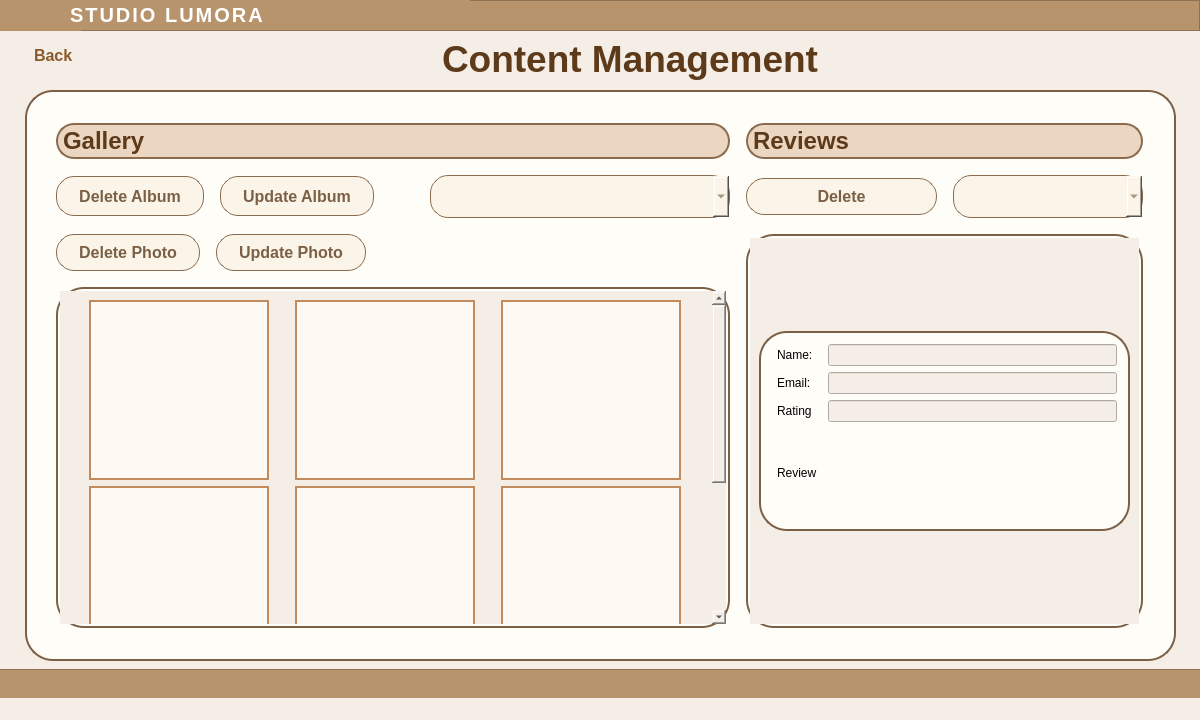
<?xml version="1.0" encoding="UTF-8"?>
<ui version="4.0">
 <class>MainWindow</class>
 <widget class="QMainWindow" name="MainWindow">
  <property name="geometry">
   <rect>
    <x>0</x>
    <y>0</y>
    <width>1200</width>
    <height>720</height>
   </rect>
  </property>
  <property name="minimumSize">
   <size>
    <width>1200</width>
    <height>720</height>
   </size>
  </property>
  <property name="maximumSize">
   <size>
    <width>1200</width>
    <height>720</height>
   </size>
  </property>
  <property name="font">
   <font>
    <family>Times New Roman</family>
   </font>
  </property>
  <property name="windowTitle">
   <string>MainWindow</string>
  </property>
  <property name="styleSheet">
   <string notr="true">background-color: rgb(245, 238, 230);</string>
  </property>
  <widget class="QWidget" name="centralwidget">
   <widget class="QFrame" name="btnNotification">
    <property name="geometry">
     <rect>
      <x>0</x>
      <y>0</y>
      <width>1200</width>
      <height>31</height>
     </rect>
    </property>
    <property name="styleSheet">
     <string notr="true">background-color: #B8946D;</string>
    </property>
    <property name="frameShape">
     <enum>QFrame::Shape::StyledPanel</enum>
    </property>
    <property name="frameShadow">
     <enum>QFrame::Shadow::Raised</enum>
    </property>
    <widget class="QLabel" name="label_43">
     <property name="geometry">
      <rect>
       <x>-10</x>
       <y>0</y>
       <width>91</width>
       <height>61</height>
      </rect>
     </property>
     <property name="maximumSize">
      <size>
       <width>16777204</width>
       <height>16777215</height>
      </size>
     </property>
     <property name="text">
      <string/>
     </property>
     <property name="pixmap">
      <pixmap>Cắt ảnh viền tròn_files/ccd8405c-de33-4f9c-ba64-c2e37872849a.png</pixmap>
     </property>
     <property name="scaledContents">
      <bool>true</bool>
     </property>
    </widget>
    <widget class="QLabel" name="label_44">
     <property name="geometry">
      <rect>
       <x>70</x>
       <y>0</y>
       <width>400</width>
       <height>30</height>
      </rect>
     </property>
     <property name="styleSheet">
      <string notr="true">color: white;
font-size: 20px;
font-weight: bold;
letter-spacing: 2px;</string>
     </property>
     <property name="text">
      <string>STUDIO LUMORA</string>
     </property>
    </widget>
   </widget>
   <widget class="QFrame" name="frame">
    <property name="geometry">
     <rect>
      <x>-1</x>
      <y>669</y>
      <width>1291</width>
      <height>51</height>
     </rect>
    </property>
    <property name="styleSheet">
     <string notr="true">background-color: #B8946D;</string>
    </property>
    <property name="frameShape">
     <enum>QFrame::Shape::StyledPanel</enum>
    </property>
    <property name="frameShadow">
     <enum>QFrame::Shadow::Raised</enum>
    </property>
   </widget>
   <widget class="QLabel" name="label">
    <property name="geometry">
     <rect>
      <x>380</x>
      <y>34</y>
      <width>500</width>
      <height>52</height>
     </rect>
    </property>
    <property name="styleSheet">
     <string notr="true">background: transparent;
border: none;
color: rgb(93, 58, 26);</string>
    </property>
    <property name="text">
     <string>&lt;html&gt;&lt;head/&gt;&lt;body&gt;&lt;p&gt;&lt;span style=&quot; font-size:28pt; font-weight:700;&quot;&gt;Content Management&lt;/span&gt;&lt;/p&gt;&lt;/body&gt;&lt;/html&gt;</string>
    </property>
    <property name="alignment">
     <set>Qt::AlignCenter</set>
    </property>
   </widget>
   <widget class="QPushButton" name="pushButtonBack">
    <property name="geometry">
     <rect>
      <x>28</x>
      <y>38</y>
      <width>90</width>
      <height>34</height>
     </rect>
    </property>
    <property name="styleSheet">
     <string notr="true">QPushButton {
    background: transparent;
    border: none;
    color: #8B5A2B;
    font-family: &quot;Times New Roman&quot;;
    font-size: 16px;
    font-weight: 700;
    padding: 0px 6px;
    text-align: left;
}
QPushButton:hover {
    background: transparent;
    color: #6B3F1D;
    text-decoration: underline;
}
QPushButton:pressed {
    background: transparent;
    color: #5A3418;
}</string>
    </property>
    <property name="text">
     <string>Back</string>
    </property>
    <property name="icon">
     <iconset>
      <normaloff>../../../guest_ui/contact/images/left_arrow.png</normaloff>../../../guest_ui/contact/images/left_arrow.png</iconset>
    </property>
    <property name="iconSize">
     <size>
      <width>30</width>
      <height>30</height>
     </size>
    </property>
   </widget>
   <widget class="QFrame" name="frame_6">
    <property name="geometry">
     <rect>
      <x>25</x>
      <y>90</y>
      <width>1151</width>
      <height>571</height>
     </rect>
    </property>
    <property name="styleSheet">
     <string notr="true">QFrame {
    background-color: #fffdf8;
    border: 2px solid #7b6046;
    border-radius: 28px;
 padding: 2px;
}


</string>
    </property>
    <property name="frameShape">
     <enum>QFrame::Shape::NoFrame</enum>
    </property>
    <property name="frameShadow">
     <enum>QFrame::Shadow::Raised</enum>
    </property>
    <layout class="QVBoxLayout" name="verticalLayout_4">
     <item>
      <layout class="QHBoxLayout" name="horizontalLayout_5">
       <property name="spacing">
        <number>16</number>
       </property>
       <property name="leftMargin">
        <number>18</number>
       </property>
       <property name="topMargin">
        <number>20</number>
       </property>
       <property name="rightMargin">
        <number>20</number>
       </property>
       <property name="bottomMargin">
        <number>20</number>
       </property>
       <item>
        <layout class="QVBoxLayout" name="verticalLayout_2">
         <item>
          <widget class="QLabel" name="label_2">
           <property name="styleSheet">
            <string notr="true">color: rgb(93, 58, 26);
border: transparent;
background-color: #ebd6c1;
      border-radius: 18px;
    border: 2px solid #8b6b4f;
</string>
           </property>
           <property name="text">
            <string>&lt;html&gt;&lt;head/&gt;&lt;body&gt;&lt;p&gt;&lt;span style=&quot; font-size:18pt; font-weight:700;&quot;&gt;Gallery&lt;/span&gt;&lt;/p&gt;&lt;/body&gt;&lt;/html&gt;</string>
           </property>
          </widget>
         </item>
         <item>
          <layout class="QVBoxLayout" name="verticalLayout_6">
           <item>
            <layout class="QHBoxLayout" name="horizontalLayout_3">
             <item>
              <widget class="QPushButton" name="pushButtonDeleteAlb">
               <property name="maximumSize">
                <size>
                 <width>170</width>
                 <height>40</height>
                </size>
               </property>
               <property name="styleSheet">
                <string notr="true">QPushButton {
    background-color: #fbf5e9;
 font-family: &quot;Playfair Display&quot;;
    color:  #7b6046;
    font-size: 16px;
    font-weight: 600;
    padding: 8px 22px;
    border-radius: 18px;
    border: 1px solid #8b6b4f;

}

QPushButton:hover{
background:#ebd6c1;
}

QPushButton:pressed{
background:#d9bfa4;
}

QPushButton:hover {
    background-color: #ebd6c1
;
}
</string>
               </property>
               <property name="text">
                <string>Delete Album</string>
               </property>
               <property name="icon">
                <iconset>
                 <normaloff>../images/bin.png</normaloff>../images/bin.png</iconset>
               </property>
               <property name="iconSize">
                <size>
                 <width>28</width>
                 <height>28</height>
                </size>
               </property>
              </widget>
             </item>
             <item>
              <widget class="QPushButton" name="pushButtonSaveAlb">
               <property name="maximumSize">
                <size>
                 <width>16777215</width>
                 <height>40</height>
                </size>
               </property>
               <property name="styleSheet">
                <string notr="true">QPushButton {
    background-color: #fbf5e9;
 font-family: &quot;Playfair Display&quot;;
    color:  #7b6046;
    font-size: 16px;
    font-weight: 600;
    padding: 8px 22px;
    border-radius: 18px;
    border: 1px solid #8b6b4f;

}

QPushButton:hover{
background:#ebd6c1;
}

QPushButton:pressed{
background:#d9bfa4;
}

QPushButton:hover {
    background-color: #ebd6c1
;
}
</string>
               </property>
               <property name="text">
                <string>Update Album</string>
               </property>
              </widget>
             </item>
             <item>
              <spacer name="horizontalSpacer_2">
               <property name="orientation">
                <enum>Qt::Orientation::Horizontal</enum>
               </property>
               <property name="sizeHint" stdset="0">
                <size>
                 <width>40</width>
                 <height>20</height>
                </size>
               </property>
              </spacer>
             </item>
             <item>
              <widget class="QComboBox" name="comboBoxAlb">
               <property name="minimumSize">
                <size>
                 <width>300</width>
                 <height>0</height>
                </size>
               </property>
               <property name="maximumSize">
                <size>
                 <width>300</width>
                 <height>16777215</height>
                </size>
               </property>
               <property name="font">
                <font>
                 <family>Playfair Display</family>
                 <pointsize>-1</pointsize>
                </font>
               </property>
               <property name="styleSheet">
                <string notr="true">QComboBox{
    background-color: #fbf5e9;
 font-family: &quot;Playfair Display&quot;;
    color:  #7b6046;
    font-size: 16px;
    font-weight: 600;
    padding: 8px 22px;
    border-radius: 18px;
    border: 1px solid #8b6b4f;

}</string>
               </property>
              </widget>
             </item>
            </layout>
           </item>
           <item>
            <layout class="QHBoxLayout" name="horizontalLayout_4">
             <item>
              <widget class="QPushButton" name="pushButtonDeletePhoto">
               <property name="maximumSize">
                <size>
                 <width>170</width>
                 <height>40</height>
                </size>
               </property>
               <property name="styleSheet">
                <string notr="true">QPushButton {
    background-color: #fbf5e9;
 font-family: &quot;Playfair Display&quot;;
    color:  #7b6046;
    font-size: 16px;
    font-weight: 600;
    padding: 8px 22px;
    border-radius: 18px;
    border: 1px solid #8b6b4f;

}

QPushButton:hover{
background:#ebd6c1;
}

QPushButton:pressed{
background:#d9bfa4;
}

QPushButton:hover {
    background-color: #ebd6c1
;
}
</string>
               </property>
               <property name="text">
                <string>Delete Photo</string>
               </property>
               <property name="icon">
                <iconset>
                 <normaloff>../images/bin.png</normaloff>../images/bin.png</iconset>
               </property>
               <property name="iconSize">
                <size>
                 <width>28</width>
                 <height>28</height>
                </size>
               </property>
              </widget>
             </item>
             <item>
              <widget class="QPushButton" name="pushButtonSavePhoto">
               <property name="styleSheet">
                <string notr="true">QPushButton {
    background-color: #fbf5e9;
 font-family: &quot;Playfair Display&quot;;
    color:  #7b6046;
    font-size: 16px;
    font-weight: 600;
    padding: 8px 22px;
    border-radius: 18px;
    border: 1px solid #8b6b4f;

}

QPushButton:hover{
background:#ebd6c1;
}

QPushButton:pressed{
background:#d9bfa4;
}

QPushButton:hover {
    background-color: #ebd6c1
;
}
</string>
               </property>
               <property name="text">
                <string>Update Photo</string>
               </property>
              </widget>
             </item>
             <item>
              <spacer name="horizontalSpacer">
               <property name="orientation">
                <enum>Qt::Orientation::Horizontal</enum>
               </property>
               <property name="sizeHint" stdset="0">
                <size>
                 <width>40</width>
                 <height>20</height>
                </size>
               </property>
              </spacer>
             </item>
            </layout>
           </item>
          </layout>
         </item>
         <item>
          <widget class="QScrollArea" name="scrollArea">
           <property name="maximumSize">
            <size>
             <width>16777215</width>
             <height>500</height>
            </size>
           </property>
           <property name="widgetResizable">
            <bool>true</bool>
           </property>
           <widget class="QWidget" name="scrollAreaWidgetContents">
            <property name="geometry">
             <rect>
              <x>0</x>
              <y>-247</y>
              <width>665</width>
              <height>582</height>
             </rect>
            </property>
            <layout class="QVBoxLayout" name="verticalLayout">
             <item>
              <layout class="QGridLayout" name="gridGallery">
               <item row="0" column="1">
                <widget class="QLabel" name="label_photo2">
                 <property name="minimumSize">
                  <size>
                   <width>180</width>
                   <height>180</height>
                  </size>
                 </property>
                 <property name="maximumSize">
                  <size>
                   <width>180</width>
                   <height>180</height>
                  </size>
                 </property>
                 <property name="styleSheet">
                  <string notr="true">#label_photo2 {
    border-radius: 0px;
    border: 2px solid #C28B5D;   /* nâu caramen */
    background-color: #FFF9F3;   /* nền nhẹ */
}</string>
                 </property>
                 <property name="text">
                  <string/>
                 </property>
                </widget>
               </item>
               <item row="0" column="2">
                <widget class="QLabel" name="label_photo3">
                 <property name="minimumSize">
                  <size>
                   <width>180</width>
                   <height>180</height>
                  </size>
                 </property>
                 <property name="maximumSize">
                  <size>
                   <width>180</width>
                   <height>180</height>
                  </size>
                 </property>
                 <property name="styleSheet">
                  <string notr="true">#label_photo3 {
    border-radius: 0px;
    border: 2px solid #C28B5D;   /* nâu caramen */
    background-color: #FFF9F3;   /* nền nhẹ */
}</string>
                 </property>
                 <property name="text">
                  <string/>
                 </property>
                </widget>
               </item>
               <item row="0" column="0">
                <widget class="QLabel" name="label_photo1">
                 <property name="minimumSize">
                  <size>
                   <width>180</width>
                   <height>180</height>
                  </size>
                 </property>
                 <property name="maximumSize">
                  <size>
                   <width>180</width>
                   <height>180</height>
                  </size>
                 </property>
                 <property name="styleSheet">
                  <string notr="true">#label_photo1 {
    border-radius: 0px;
    border: 2px solid #C28B5D;   /* nâu caramen */
    background-color: #FFF9F3;   /* nền nhẹ */
}</string>
                 </property>
                 <property name="text">
                  <string/>
                 </property>
                </widget>
               </item>
               <item row="1" column="2">
                <widget class="QLabel" name="label_photo6">
                 <property name="minimumSize">
                  <size>
                   <width>180</width>
                   <height>180</height>
                  </size>
                 </property>
                 <property name="maximumSize">
                  <size>
                   <width>180</width>
                   <height>180</height>
                  </size>
                 </property>
                 <property name="styleSheet">
                  <string notr="true">#label_photo6 {
    border-radius: 0px;
    border: 2px solid #C28B5D;   /* nâu caramen */
    background-color: #FFF9F3;   /* nền nhẹ */
}</string>
                 </property>
                 <property name="text">
                  <string/>
                 </property>
                </widget>
               </item>
               <item row="1" column="1">
                <widget class="QLabel" name="label_photo5">
                 <property name="minimumSize">
                  <size>
                   <width>180</width>
                   <height>180</height>
                  </size>
                 </property>
                 <property name="maximumSize">
                  <size>
                   <width>180</width>
                   <height>180</height>
                  </size>
                 </property>
                 <property name="styleSheet">
                  <string notr="true">#label_photo5 {
    border-radius: 0px;
    border: 2px solid #C28B5D;   /* nâu caramen */
    background-color: #FFF9F3;   /* nền nhẹ */
}</string>
                 </property>
                 <property name="text">
                  <string/>
                 </property>
                </widget>
               </item>
               <item row="1" column="0">
                <widget class="QLabel" name="label_photo4">
                 <property name="minimumSize">
                  <size>
                   <width>180</width>
                   <height>180</height>
                  </size>
                 </property>
                 <property name="maximumSize">
                  <size>
                   <width>180</width>
                   <height>180</height>
                  </size>
                 </property>
                 <property name="styleSheet">
                  <string notr="true">#label_photo4 {
    border-radius: 0px;
    border: 2px solid #C28B5D;   /* nâu caramen */
    background-color: #FFF9F3;   /* nền nhẹ */
}</string>
                 </property>
                 <property name="text">
                  <string/>
                 </property>
                </widget>
               </item>
               <item row="2" column="0">
                <widget class="QLabel" name="label_add_photo">
                 <property name="minimumSize">
                  <size>
                   <width>180</width>
                   <height>180</height>
                  </size>
                 </property>
                 <property name="maximumSize">
                  <size>
                   <width>180</width>
                   <height>180</height>
                  </size>
                 </property>
                 <property name="styleSheet">
                  <string notr="true">#label_add_photo {
    border-radius: 0px;
    border: 2px solid #C28B5D;   /* nâu caramen */
    background-color: #FFF9F3;   /* nền nhẹ */
}</string>
                 </property>
                 <property name="text">
                  <string/>
                 </property>
                 <property name="pixmap">
                  <pixmap>../images/add.png</pixmap>
                 </property>
                 <property name="scaledContents">
                  <bool>true</bool>
                 </property>
                </widget>
               </item>
              </layout>
             </item>
            </layout>
           </widget>
          </widget>
         </item>
        </layout>
       </item>
       <item>
        <layout class="QVBoxLayout" name="verticalLayoutReviews">
         <item>
          <widget class="QLabel" name="label_3">
           <property name="styleSheet">
            <string notr="true">color: rgb(93, 58, 26);
border: transparent;
background-color: #ebd6c1;
      border-radius: 18px;
    border: 2px solid #8b6b4f;
</string>
           </property>
           <property name="text">
            <string>&lt;html&gt;&lt;head/&gt;&lt;body&gt;&lt;p&gt;&lt;span style=&quot; font-size:18pt; font-weight:700;&quot;&gt;Reviews&lt;/span&gt;&lt;/p&gt;&lt;/body&gt;&lt;/html&gt;</string>
           </property>
          </widget>
         </item>
         <item>
          <layout class="QHBoxLayout" name="horizontalLayout_2">
           <item>
            <widget class="QPushButton" name="pushButtonDeleteReview">
             <property name="styleSheet">
              <string notr="true">QPushButton {
    background-color: #fbf5e9;
 font-family: &quot;Playfair Display&quot;;
    color:  #7b6046;
    font-size: 16px;
    font-weight: 600;
    padding: 8px 22px;
    border-radius: 18px;
    border: 1px solid #8b6b4f;

}

QPushButton:hover {
    background-color: #ebd6c1
;
}
</string>
             </property>
             <property name="text">
              <string>Delete</string>
             </property>
            </widget>
           </item>
           <item>
            <widget class="QComboBox" name="comboBoxRating">
             <property name="font">
              <font>
               <family>Playfair Display</family>
               <pointsize>-1</pointsize>
              </font>
             </property>
             <property name="styleSheet">
              <string notr="true">QComboBox{
    background-color: #fbf5e9;
 font-family: &quot;Playfair Display&quot;;
    color:  #7b6046;
    font-size: 16px;
    font-weight: 600;
    padding: 8px 22px;
    border-radius: 18px;
    border: 1px solid #8b6b4f;

}</string>
             </property>
            </widget>
           </item>
          </layout>
         </item>
         <item>
          <widget class="QScrollArea" name="scrollArea_3">
           <property name="widgetResizable">
            <bool>true</bool>
           </property>
           <widget class="QWidget" name="scrollAreaWidgetContents_5">
            <property name="geometry">
             <rect>
              <x>0</x>
              <y>0</y>
              <width>376</width>
              <height>371</height>
             </rect>
            </property>
            <layout class="QVBoxLayout" name="verticalLayout_5">
             <item>
              <widget class="QFrame" name="frameFeedback_4">
               <property name="maximumSize">
                <size>
                 <width>900</width>
                 <height>200</height>
                </size>
               </property>
               <property name="styleSheet">
                <string notr="true">QFrame {
    background-color: #fffdf8;
    border: 2px solid #7b6046;
    border-radius: 28px;
 padding: 2px;
}
</string>
               </property>
               <property name="frameShape">
                <enum>QFrame::Shape::StyledPanel</enum>
               </property>
               <property name="frameShadow">
                <enum>QFrame::Shadow::Raised</enum>
               </property>
               <layout class="QVBoxLayout" name="verticalLayout_3">
                <item>
                 <layout class="QGridLayout" name="gridLayout_6">
                  <item row="0" column="0">
                   <widget class="QLabel" name="nameLabel_7">
                    <property name="styleSheet">
                     <string notr="true"> background: transparent;
    border: none;</string>
                    </property>
                    <property name="text">
                     <string>Name:</string>
                    </property>
                   </widget>
                  </item>
                  <item row="0" column="1">
                   <widget class="QLineEdit" name="nameLineEdit_7"/>
                  </item>
                  <item row="1" column="0">
                   <widget class="QLabel" name="emailLabel_7">
                    <property name="styleSheet">
                     <string notr="true"> background: transparent;
    border: none;</string>
                    </property>
                    <property name="text">
                     <string>Email:</string>
                    </property>
                   </widget>
                  </item>
                  <item row="1" column="1">
                   <widget class="QLineEdit" name="emailLineEdit_7"/>
                  </item>
                  <item row="2" column="0">
                   <widget class="QLabel" name="feedbackLabel_9">
                    <property name="styleSheet">
                     <string notr="true"> background: transparent;
    border: none;</string>
                    </property>
                    <property name="text">
                     <string>Rating</string>
                    </property>
                   </widget>
                  </item>
                  <item row="2" column="1">
                   <widget class="QLineEdit" name="rating_5"/>
                  </item>
                  <item row="3" column="0">
                   <widget class="QLabel" name="feedbackLabel_10">
                    <property name="styleSheet">
                     <string notr="true"> background: transparent;
    border: none;</string>
                    </property>
                    <property name="text">
                     <string>Review</string>
                    </property>
                   </widget>
                  </item>
                  <item row="3" column="1">
                   <widget class="QTextEdit" name="textEdit_7">
                    <property name="sizePolicy">
                     <sizepolicy hsizetype="Fixed" vsizetype="Expanding">
                      <horstretch>0</horstretch>
                      <verstretch>0</verstretch>
                     </sizepolicy>
                    </property>
                    <property name="maximumSize">
                     <size>
                      <width>350</width>
                      <height>100</height>
                     </size>
                    </property>
                    <property name="styleSheet">
                     <string notr="true"> background: transparent;
    border: none;</string>
                    </property>
                    <property name="placeholderText">
                     <string/>
                    </property>
                   </widget>
                  </item>
                 </layout>
                </item>
               </layout>
              </widget>
             </item>
            </layout>
           </widget>
          </widget>
         </item>
        </layout>
       </item>
      </layout>
     </item>
    </layout>
   </widget>
  </widget>
  <widget class="QMenuBar" name="menubar">
   <property name="geometry">
    <rect>
     <x>0</x>
     <y>0</y>
     <width>1200</width>
     <height>30</height>
    </rect>
   </property>
  </widget>
  <widget class="QStatusBar" name="statusbar"/>
 </widget>
 <resources/>
 <connections/>
</ui>
